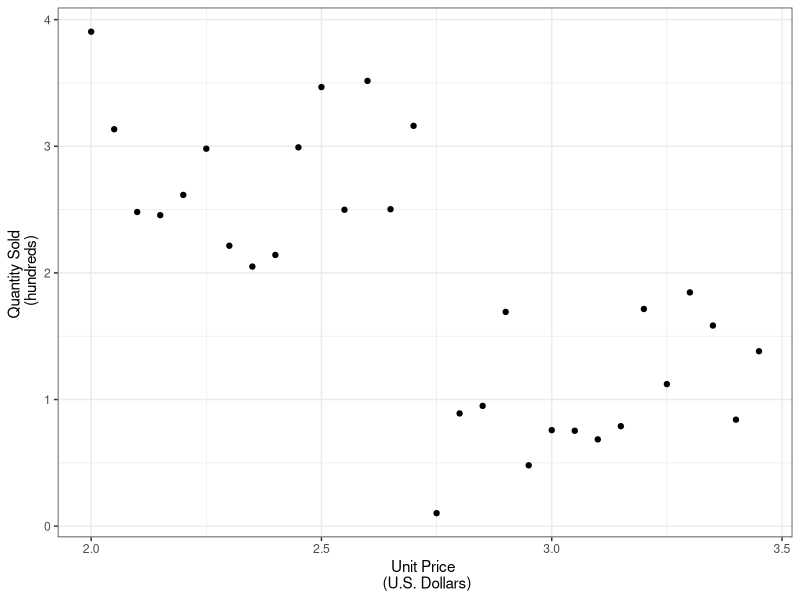
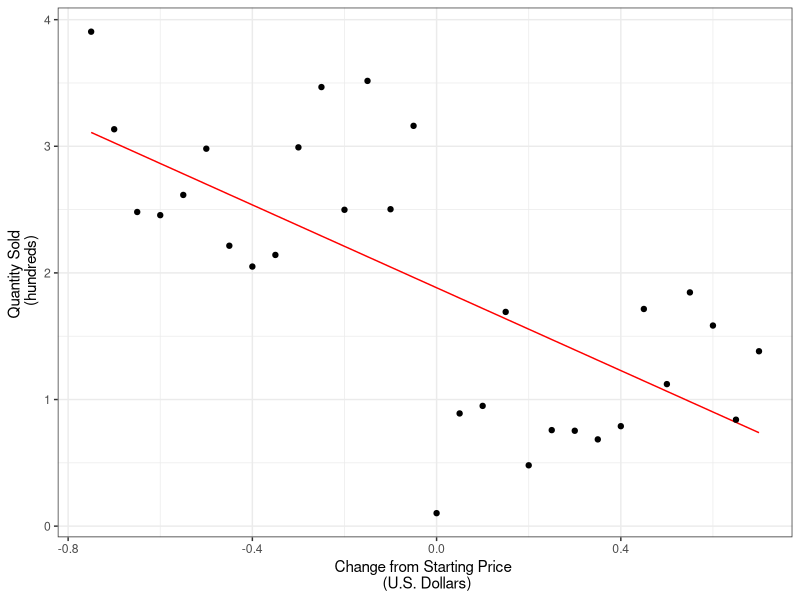

These figures' R source, in order:
## ---- chunk 1
set.seed(150)

##### Simulate data ---------------
lower.sales <- runif(n = 15, min = 0, max = 2)
upper.sales <- runif(n = 15, min = 2, max = 4)

df <- data.frame(
  Quantity = append(upper.sales, lower.sales),
  Price = seq(2, 3.45, .05)
)
## ---- chunk 2
library(ggplot2)
theme_set(theme_bw())

p <- ggplot() +
  geom_point(aes(x = Price, y = Quantity), df) +
  labs(
    x = "Unit Price \n (U.S. Dollars)",
    y = "Quantity Sold \n (hundreds)"
  ) 
p
## ---- chunk 3
df$Price.c <- df$Price - 2.75 
## ---- chunk 4
### Make model and predictions -----
mod1 <- lm(Quantity ~ Price.c, data = df)
mod1.summ <- summary(mod1)
df$preds <- predict(mod1, df)

### Plot regression line -----
ggplot() +
  geom_line(aes(x = Price.c, y = preds), color = 'red', df) +
  geom_point(aes(x = Price.c, y = Quantity), df) +
    labs(
    x = "Change from Starting Price \n (U.S. Dollars)",
    y = "Quantity Sold \n (hundreds)"
  ) 
## ---- chunk 5
options(scipen=1, digits=3) # number formatting

### Model
summary(mod1) 

### Confidence interval
cints <- confint(mod1, 'Price.c', level=0.95)
cints
